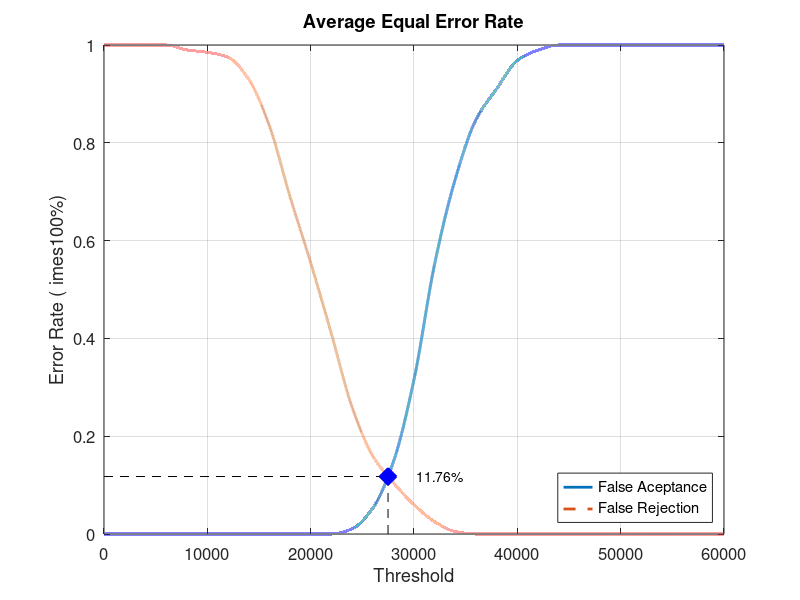
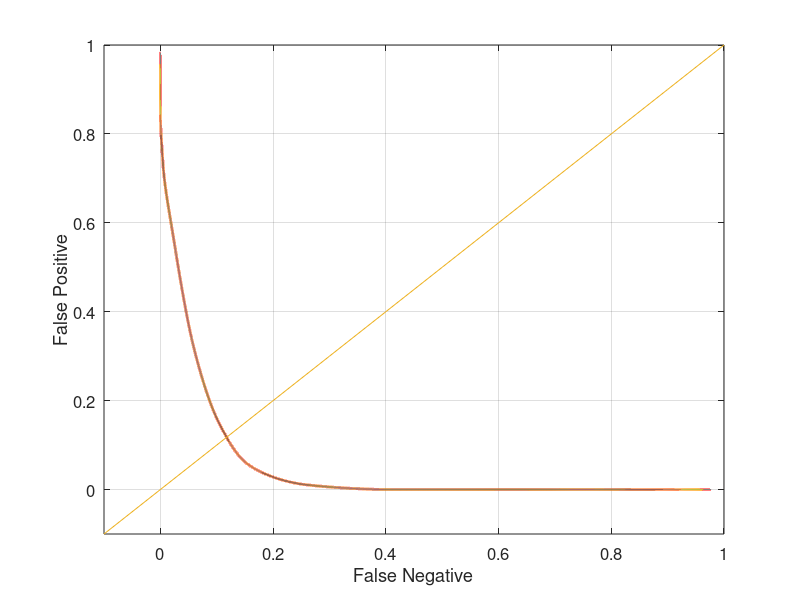

These charts were generated, in order, by the following MATLAB code:
close all;
clear;
clc;
x = 0:2000:60000;
xq = 0:0.5:60000;

y0 = [0 0 0 0 0 0 0 0 0 0 0 0 0.0105263 0.0526316 0.147368 0.315789 0.552632 0.726316 0.847368 0.910526 0.968421 0.989474 1 1 1 1 1 1 1 1 1]
yy0 = interp1(x, y0, xq, 'pchip');
y1 = [1 1 1 1 0.99 0.985 0.975 0.93 0.835 0.69 0.555 0.41 0.26 0.16 0.105 0.06 0.025 0.005 0 0 0 0 0 0 0 0 0 0 0 0 0]
yy1 = interp1(x, y1, xq, 'pchip');

% Calculating EER: 
y2 = abs(y0 - y1);
find(y2 == min(y2))
yy2 = abs(yy0 - yy1);
xEER = find(yy2 == min(yy2));
xEERIndex = xq(xEER) % X-axis EER
yEER = yy0(xEER) % Y-axis EER

main = figure
plot(xq, yy0,'-','LineWidth', 2);	hold on
plot(xq, yy1,'--','LineWidth', 2);	hold on
plot([xEERIndex xEERIndex], [0 yEER], 'k--');	hold on
plot([0 xEERIndex], [yEER yEER], 'k--');	hold on
plot(xEERIndex, yEER, 'bx', 'LineWidth', 10);	hold on
text(xEERIndex + 10 * xEERIndex / 100, yEER, [num2str(round((10000 * yEER)) / 100) '%'])
legend('False Aceptance', 'False Rejection', 'Location', 'SouthEast')
xlabel('Threshold')
ylabel('Error Rate (	imes100%)')
title('Average Equal Error Rate')
set(gca, 'FontSize', 12)
axis([0 60000 0 1])
grid on

print(main, 'Database5_3Main', '-dpng');
FNRxFPR = figure('Color', [1 1 1]);
plot(yy1, yy0, '-', yy1, yy0, 'LineWidth', 2);
hold on
y = -0.1:0.1:1
plot(y, y); 
set(gca, 'FontSize', 12)
xlabel('False Negative')
ylabel('False Positive')
axis([-0.1 1 -0.1 1])
set(gca, 'FontSize', 12)
grid on

print(FNRxFPR, 'Database5_3FNRxFPR','-dpng');
